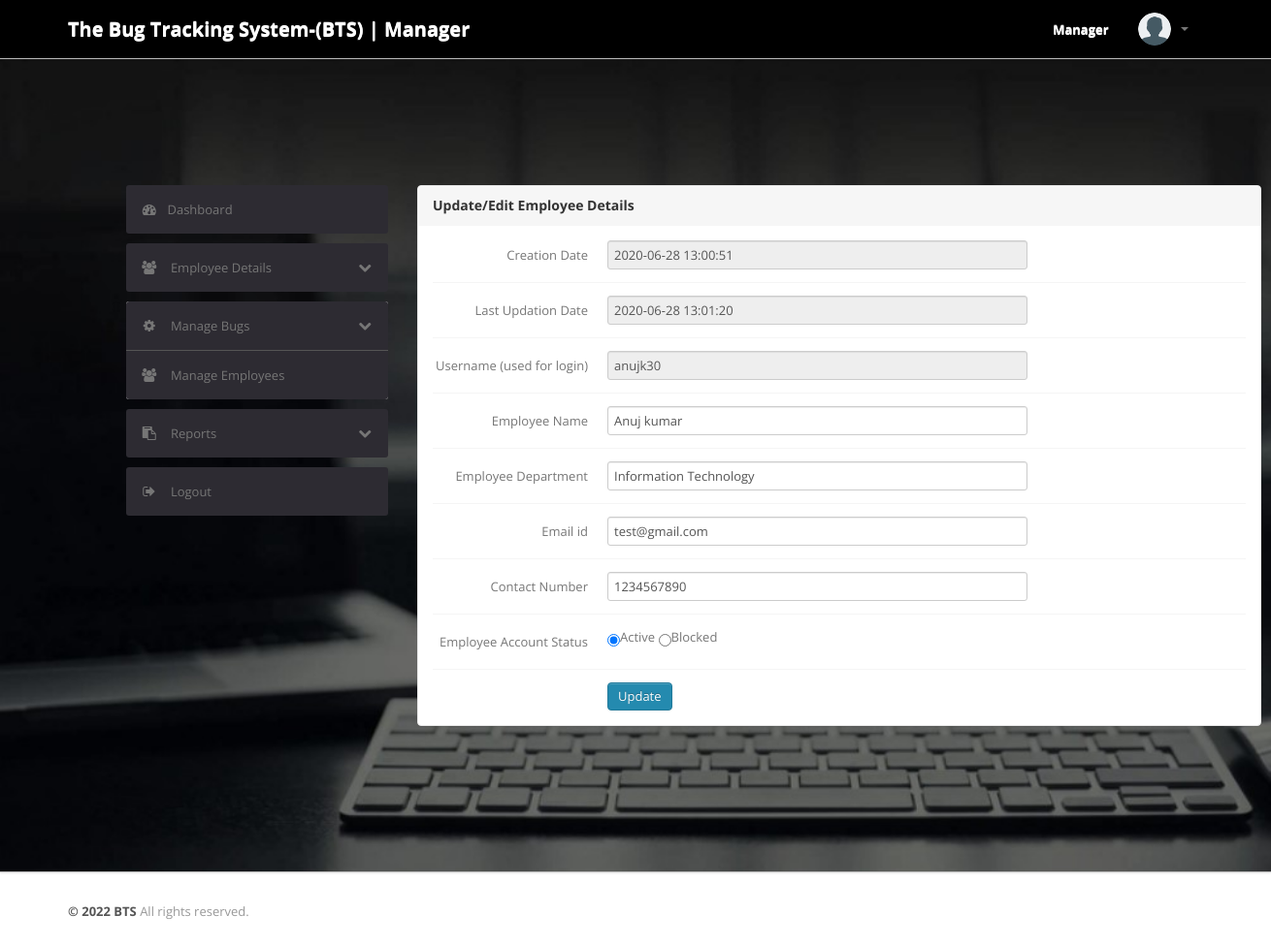
The app's page /admin/edit-subadmin.php?sid=1 (signed in) with its own data.
### tables this page shows
CREATE TABLE `tblsubadmin` (
  `id` int(11) NOT NULL,
  `SubAdminName` varchar(150) DEFAULT NULL,
  `Department` varchar(150) DEFAULT NULL,
  `EmailId` varchar(150) DEFAULT NULL,
  `ContactNumber` bigint(12) DEFAULT NULL,
  `UserName` varchar(12) DEFAULT NULL,
  `Password` varchar(150) DEFAULT NULL,
  `RegDate` timestamp NULL DEFAULT current_timestamp(),
  `LastUpdationDate` timestamp NULL DEFAULT NULL ON UPDATE current_timestamp(),
  `IsActive` int(1) DEFAULT NULL
);

### admin/edit-subadmin.php (the view, shortened to what this page needs)
<?php
include('include/config.php');
if(strlen($_SESSION['alogin'])==0)
	{
header('location:index.php');
}
else{
?>
<!DOCTYPE html>
<html lang="en">
<head>
	<link type="text/css" href="bootstrap/css/bootstrap.min.css" rel="stylesheet">
	<link type="text/css" href="bootstrap/css/bootstrap-responsive.min.css" rel="stylesheet">
	<link type="text/css" href="css/theme.css" rel="stylesheet">
	<link type="text/css" href="images/icons/css/font-awesome.css" rel="stylesheet">
</head>
<body>
<?php include('include/header.php');?>
	<div class="wrapper" style="background-size: cover; background-image: url('images/rob.jpg'); Padding: 130px; ">
		<div class="container">
			<div class="row">
<?php include('include/sidebar.php');?>
			<div class="span9">
					<div class="content">
						<div class="module">
							<div class="module-head">
								<h3>Update/Edit Employee Details</h3>
							</div>
							<div class="module-body">
<?php
$sid=intval($_GET['sid']);
$query=mysqli_query($con,"select * from tblsubadmin where id='$sid'");
while($row=mysqli_fetch_array($query))
{?>
<form class="form-horizontal row-fluid" name="su-admin" method="post" >
<div class="control-group">
<label class="control-label" for="basicinput">Creation Date</label>
<div class="controls">
<input type="text" name="sadminusername" id="sadminusername" class="span8 tip"   value="<?php echo htmlentities($row['RegDate']);?>" readonly>
</div>
</div>
<?php if($row['LastUpdationDate']!=''){?>
<div class="control-group">
<label class="control-label" for="basicinput">Last Updation Date</label>
<div class="controls">
<input type="text" name="sadminusername" id="sadminusername" class="span8 tip"   value="<?php echo htmlentities($row['LastUpdationDate']);?>" readonly>
</div>
</div>
<?php } ?>
<div class="control-group">
<label class="control-label" for="basicinput">Username (used for login)</label>
<div class="controls">
<input type="text" placeholder="Enter Employee Username"  name="sadminusername" id="sadminusername" class="span8 tip"   value="<?php echo htmlentities($row['UserName']);?>" readonly>
</div>
</div>
<div class="control-group">
<label class="control-label" for="basicinput">Employee Name</label>
<div class="controls">
<input type="text" placeholder="Enter Employee Name"  name="subadmin" class="span8 tip" value="<?php echo htmlentities($row['SubAdminName']);?>" required>
</div>
</div>
<div class="control-group">
<label class="control-label" for="basicinput">Employee Department</label>
<div class="controls">
<input type="text" placeholder="Enter Employee Department" value="<?php echo htmlentities($row['Department']);?>"  name="subadmindept" class="span8 tip" required>
</div>
</div>
<div class="control-group">
<label class="control-label" for="basicinput">Email id</label>
<div class="controls">
<input type="email" placeholder="Enter Employee Email id" value="<?php echo htmlentities($row['EmailId']);?>"  name="emailid" class="span8 tip" required>
</div>
</div>
<div class="control-group">
<label class="control-label" for="basicinput">Contact Number</label>
<div class="controls">
<input type="text" placeholder="Enter Employee Contact No." pattern="[0-9]{10}" title="10 numeric characters only"  name="contactno" class="span8 tip" required value="<?php echo htmlentities($row['ContactNumber']);?>">
</div>
</div>
<div class="control-group">
<label class="control-label" for="basicinput">Employee Account Status</label>
<div class="controls">
<?php if($row['IsActive']==1){?>
<input type="radio" name="accntstatus" value="1" required="true" checked="true">Active
<input type="radio" name="accntstatus" value="0" required="true">Blocked
<?php }  else {?>
	<input type="radio" name="accntstatus" value="0" required="true" checked="true">Blocked
	<input type="radio" name="accntstatus" value="1" required="true" >Active
<?php } ?>
</div>
</div>
<?php } ?>
	<div class="control-group">
											<div class="controls">
												<button type="submit" name="update"  id="update" class="btn btn-primary">Update</button>
											</div>
										</div>
									</form>
							</div>
						</div>
					</div>
				</div>
			</div>
		</div>
	</div>
<?php include('include/footer.php');?>
</body>
<?php } ?>

### admin/css/theme.css (style rules this page uses)
body { font-size: 13px; font-family: 'Open Sans', Arial, sans-serif; background: #fff; color: #777 }
h1, h2, h3, h4, h5, h6 { color: #333; margin-top: 0 }
h3 { font-size: 20px }
.wrapper { background: url(../images/bg.png) #eee; border-bottom: 1px solid #bbb; -webkit-box-shadow: 0 1px 2px rgba(0,0,0,0.1); -moz-box-shadow: 0 1px 2px rgba(0,0,0,0.1); box-shadow: 0 1px 2px rgba(0,0,0,0.1); padding: 30px 0 }
form { margin: 0 }
select, textarea, input[type="text"], input[type="password"], input[type="datetime"], input[type="datetime-local"], input[type="date"], input[type="month"], input[type="time"], input[type="week"], input[type="number"], input[type="email"], input[type="url"], input[type="search"], input[type="tel"], input[type="color"], .uneditable-input, label, input, button, select, textarea { -webkit-border-radius: 3px; -moz-border-radius: 3px; border-radius: 3px; font-size: 13px; font-family: 'Open Sans', Tahoma, Arial, sans-serif }
.module { background: #fff; -webkit-border-radius: 3px; -moz-border-radius: 3px; border-radius: 3px; border: 1px solid #ccc; border-bottom-color: #bbb; -webkit-box-shadow: 0 0 1px rgba(0,0,0,0.2); -moz-box-shadow: 0 0 1px rgba(0,0,0,0.2); box-shadow: 0 0 1px rgba(0,0,0,0.2); margin-bottom: 30px }
.form-horizontal .control-group, .form-vertical .control-group { margin-bottom: 0 }
.form-horizontal .control-group+.control-group, .form-vertical .control-group+.control-group { margin-top: 13px; padding-top: 13px; border-top: 1px solid #f5f5f5 }
.btn, .btn-box { -webkit-border-radius: 3px; -moz-border-radius: 3px; border-radius: 3px }
.btn { font-size: 13px; font-weight: 600 }
.btn { display: inline-block; margin-bottom: 0; font-weight: 400; text-align: center; vertical-align: middle; cursor: pointer; background-image: none; border: 1px solid transparent; white-space: nowrap; padding: 4px 10px; font-size: 13px; line-height: 1.42857; border-radius: 4px; -webkit-user-select: none; -moz-user-select: none; -ms-user-select: none; user-select: none }
.btn-primary { color: #fff; background-color: #248aaf; border-color: #20799a }
.module { box-shadow: 0 0 3px rgba(0,0,0,.1); border-color: #e9e9e9; margin-bottom: 20px; background-color: #fff; border-radius: 4px; -webkit-box-shadow: 0 1px 1px rgba(0,0,0,.05); box-shadow: 0 1px 1px rgba(0,0,0,.05); }
.module-head { color: #767676; background-color: #f6f6f6; border-color: #e9e9e9; padding: 10px 15px; border-bottom: 1px solid transparent; border-top-right-radius: 3px; border-top-left-radius: 3px; }
.module-head h3 { font-size: 14px; line-height: 20px; height: 20px; margin: 0 }
.module-body { padding: 15px }

### records on screen
tblsubadmin: sadminusername "2020-06-28 13:00:51", sadminusername "2020-06-28 13:01:20", sadminusername "anujk30", subadmin "Anuj kumar", subadmindept "Information Technology", emailid "test@gmail.com", contactno "1234567890"
